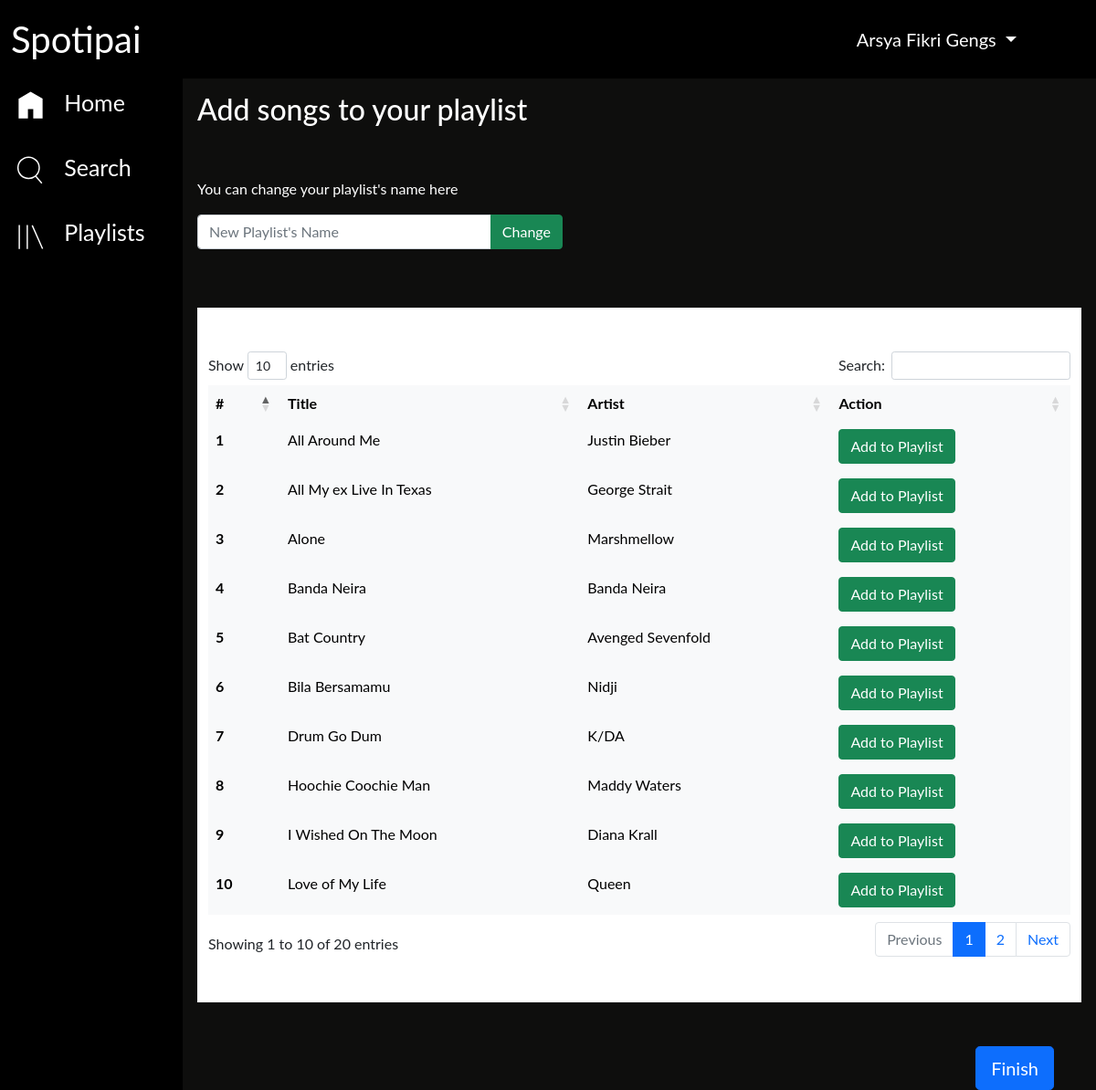
The page /add_song.php (signed in) on the database its author committed.
### tables this page shows
CREATE TABLE `song` (
  `id_song` int(3) NOT NULL,
  `title` varchar(220) NOT NULL,
  `year` int(4) NOT NULL,
  `song_file` varchar(200) NOT NULL,
  `played` int(6) NOT NULL DEFAULT 0
);

CREATE TABLE `artist` (
  `id_artist` int(3) NOT NULL,
  `nama_artist` varchar(50) NOT NULL
);

### add_song.php (the view, shortened to what this page needs)
<?php
	include 'koneksi.php';
    $id_playlist = $_GET['id_playlist'];
    $ambilplaylist = $koneksi->query("SELECT nama_playlist FROM user_playlist WHERE id_user_playlist = '$id_playlist'");
    $dataplaylist = $ambilplaylist->fetch_assoc();
?>
<!DOCTYPE html>
<html>
	<head>
			<link rel="stylesheet" type="text/css" href="style.css">
			<link rel="stylesheet" href="https://cdn.datatables.net/1.10.19/css/dataTables.bootstrap4.min.css" />
	</head>
	<body style="background-color: #0e0e0d">
		<?php
		include 'header.php';
		include 'sidebar.php';
		?>
	<div class="content">
	<h2 style="color: white; margin-top: 70px;">Add songs to your <strong><?= $dataplaylist['nama_playlist'] ?></strong> playlist</h2>
	<br><br>
	<p style="color:  white;">You can change your playlist's name here</p>
	<form method="post">
		<div style="width: 400px" class="col-sm-4 input-group mb-3">
		  <input type="text" class="form-control" placeholder="New Playlist's Name" aria-label="New Playlist's Name" name="new_name" aria-describedby="button-addon2">
		  <button class="btn btn-success" type="submit" name="ganti_nama" id="button-addon2">Change</button>
		</div>
	</form>
	<br><br>
	<div style="background-color: white;" class="container">
	<br><br>
		<table id="tabel-data" class="table table-light table-hover table-borderless">
			<thead>
				<tr>
					<th scope="col">#</th>
					<th scope="col">Title</th>
					<th scope="col">Artist</th>
					<th scope="col">Action</th>
				</tr>
			</thead>
			<tbody>
			<?php
				$no = 1;
				$query = $koneksi->query("SELECT id_song, title FROM song ORDER BY title");
				while ($lagu = $query->fetch_assoc()) {
			?>
				<tr>
					<th scope="row"><?= $no ?></th>
					<td><a href="play.php?id=<?= $lagu['id_song'] ?>"><?= $lagu['title'] ?></a></td>
					<td>
						<?php
							$queryartis = "SELECT a.id_artist, a.nama_artist FROM song s JOIN song_artist sa
											ON s.id_song = sa.id_song AND s.id_song = '$lagu[id_song]' JOIN artist a
											WHERE sa.id_artist = a.id_artist";
							$ambilartis = $koneksi->query($queryartis);
							while ($artis = $ambilartis->fetch_assoc()) {
						?>
							<a href="#?id_artist=<?= $artis['id_artist'] ?>"><?= $artis['nama_artist'] ?></a> <br>
						<?php } ?>
					</td>
					<td>
						<?php
							$ceklagu = $koneksi->query("SELECT id_user_playlist_song FROM user_playlist_song WHERE id_user_playlist = '$id_playlist' AND id_song = '$lagu[id_song]'");
							if ($ceklagu->num_rows == 0) {
						?>
					  <a class="btn btn-success" href="add_song_act.php?id_pl=<?= $id_playlist ?>&id_song=<?= $lagu['id_song'] ?>">Add to Playlist</a>
						<?php } else { $lagu_dipl = $ceklagu->fetch_assoc(); ?>
					  <a onclick="return confirm('Remove this song from your playlist?')" class="btn btn-outline-danger" href="del_song_act.php?id_lagupl=<?= $lagu_dipl['id_user_playlist_song'] ?>">Delete from Playlist</a>
						<?php } ?>
					</td>
				</tr>
			<?php
				$no++;
				}
			?>
			</tbody>
		</table>
 	<br><br>
	</div>
	<br><br>
	<a class="btn btn-lg btn-primary" style="float: right; margin-right: 30px" href="playlists.php">Finish</a>
</div>
	</body>
</html>

### style.css (style rules this page uses)
body { background-color: #0e0e0d; }
.content { margin-top: 30px; }

### add_song.php (style rules this page uses)
a { text-decoration: none; color: inherit; }

### sidebar.php (style rules this page uses)
body { margin: 0; font-family: "Lato", sans-serif; }
div.content { margin-left: 200px; padding: 1px 16px; height: 1000px; }

### rows shown on the page
song: title "All Around Me"
artist: nama_artist "Justin Bieber"
song: title "All My ex Live In Texas"
artist: nama_artist "George Strait"
song: title "Alone"
artist: nama_artist "Marshmellow"
song: title "Banda Neira"
artist: nama_artist "Banda Neira"
song: title "Bat Country"
artist: nama_artist "Avenged Sevenfold"
song: title "Bila Bersamamu"
artist: nama_artist "Nidji"
song: title "Drum Go Dum"
artist: nama_artist "K/DA"
song: title "Hoochie Coochie Man"
artist: nama_artist "Maddy Waters"
song: title "I Wished On The Moon"
artist: nama_artist "Diana Krall"
song: title "Love of My Life"
artist: nama_artist "Queen"

### other values the page prints
$_SESSION['user']['nama'] "Arsya Fikri Gengs"
